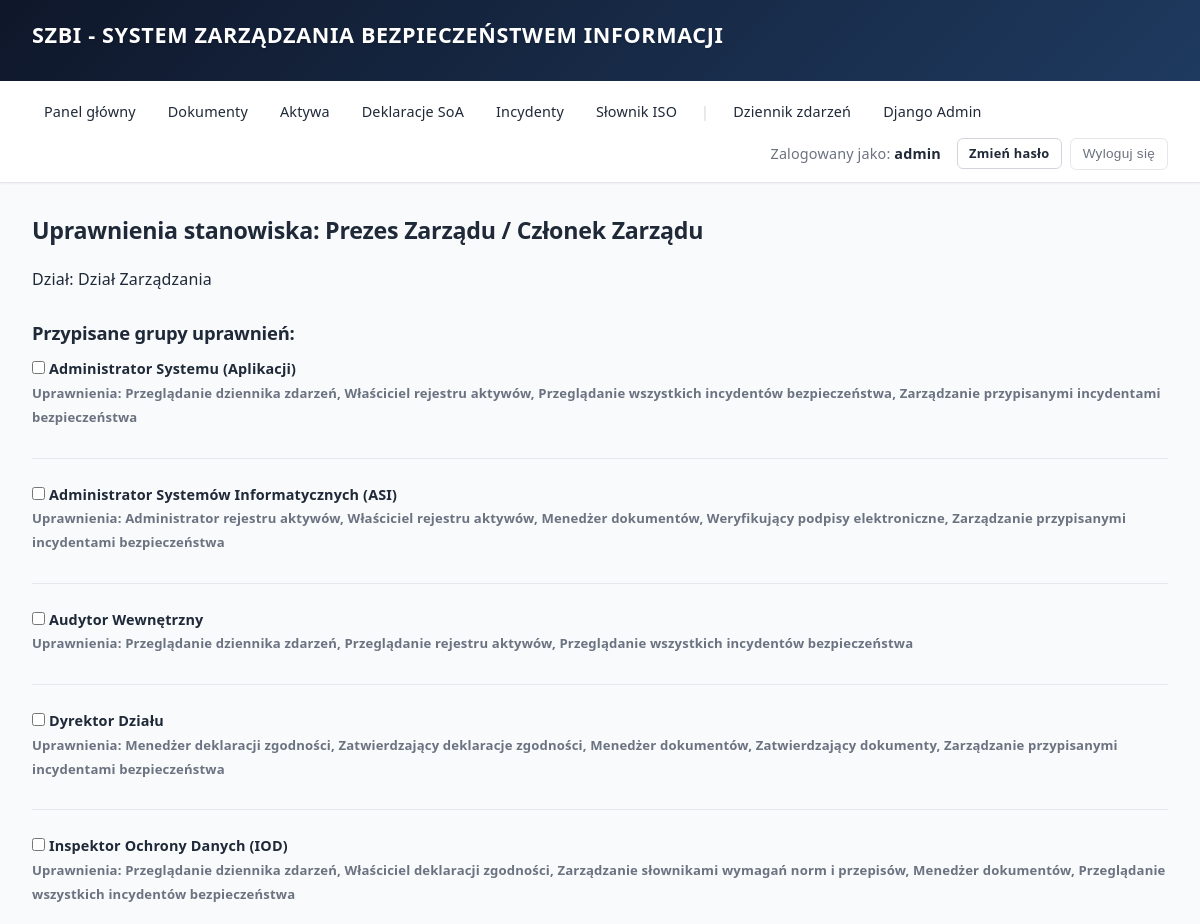
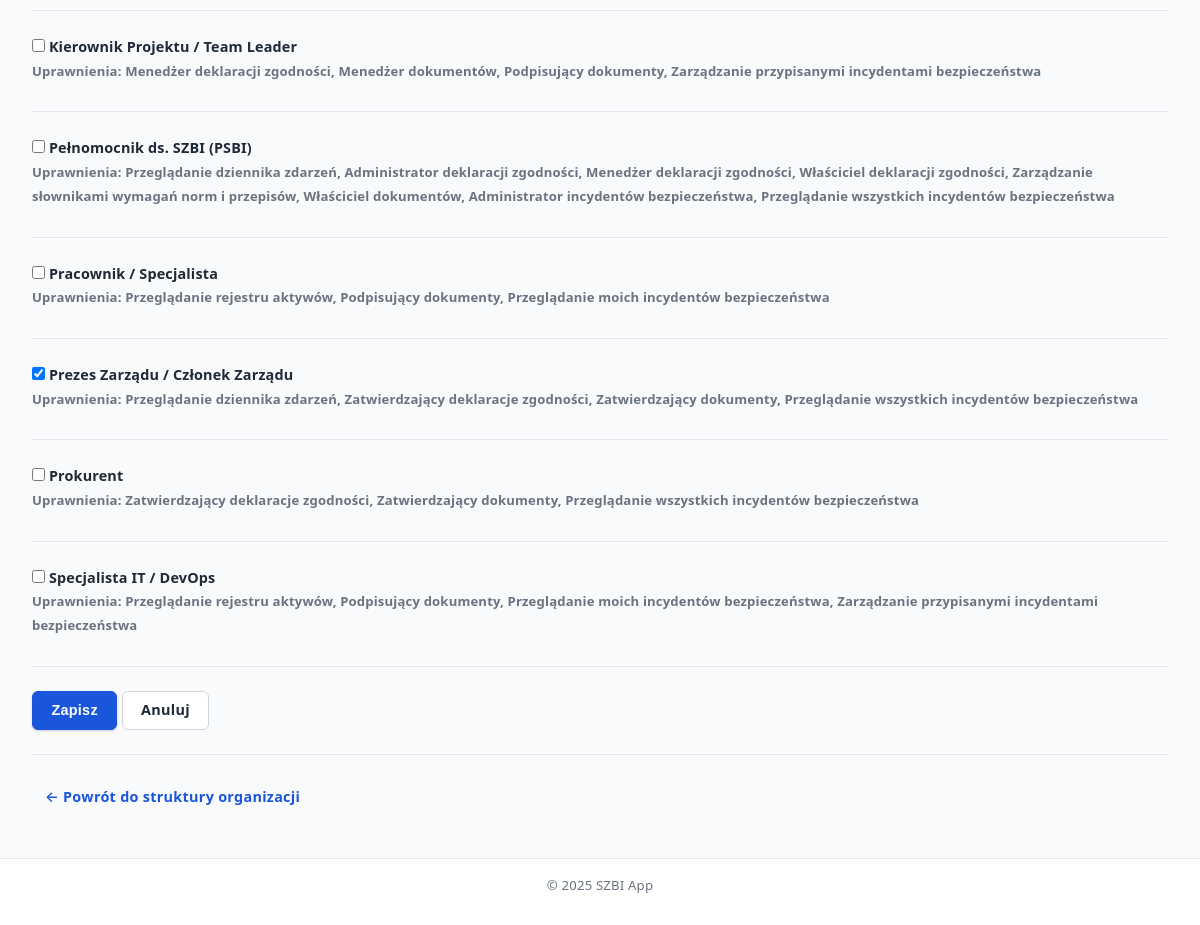
The app's page /stanowisko/5/uprawnienia/ (signed in) with its own data (2 pictures, top to bottom).
### core/models.py (models this page shows, shortened)
class Position(models.Model):
    organization = models.ForeignKey(
        Organization,
        on_delete=models.CASCADE,
        related_name='positions',
        verbose_name="Organizacja"
    )
    name = models.CharField(max_length=255, verbose_name="Nazwa stanowiska")
    description = models.TextField(verbose_name="Opis", blank=True)
    department = models.ForeignKey(
        Department,
        on_delete=models.SET_NULL,
        null=True,
        blank=True,
        related_name='positions',
        verbose_name="Dział"
    )
    created_at = models.DateTimeField(auto_now_add=True, verbose_name="Data utworzenia")
    updated_at = models.DateTimeField(auto_now=True, verbose_name="Data modyfikacji")
    class Meta:
        verbose_name = "Stanowisko"
        verbose_name_plural = "Stanowiska"
        ordering = ['organization', 'name']

class Department(models.Model):
    organization = models.ForeignKey(
        Organization,
        on_delete=models.CASCADE,
        related_name='departments',
        verbose_name="Organizacja"
    )
    name = models.CharField(max_length=255, verbose_name="Nazwa działu")
    description = models.TextField(verbose_name="Opis", blank=True)
    parent = models.ForeignKey(
        'self',
        on_delete=models.CASCADE,
        null=True,
        blank=True,
        related_name='subdepartments',
        verbose_name="Dział nadrzędny"
    )
    created_at = models.DateTimeField(auto_now_add=True, verbose_name="Data utworzenia")
    updated_at = models.DateTimeField(auto_now=True, verbose_name="Data modyfikacji")
    class Meta:
        verbose_name = "Dział"
        verbose_name_plural = "Działy"
        ordering = ['organization', 'name']

class PermissionGroup(models.Model):
    name = models.CharField(max_length=255, verbose_name="Nazwa grupy")
    description = models.TextField(verbose_name="Opis", blank=True)
    permissions = models.ManyToManyField(
        Permission,
        blank=True,
        related_name='groups',
        verbose_name="Uprawnienia"
    )
    created_at = models.DateTimeField(auto_now_add=True, verbose_name="Data utworzenia")
    updated_at = models.DateTimeField(auto_now=True, verbose_name="Data modyfikacji")
    class Meta:
        verbose_name = "Grupa uprawnień"
        verbose_name_plural = "Grupy uprawnień"
        ordering = ['name']

class Permission(models.Model):
    CATEGORY_CHOICES = [
        ('audits', 'Audyty'),
        ('compliance', 'Deklaracje zgodności'),
        ('documents', 'Dokumenty'),
        ('activity_log', 'Dziennik zdarzeń'),
        ('incidents', 'Incydenty bezpieczeństwa'),
        ('configuration', 'Konfiguracja'),
        ('assets', 'Rejestr aktywów'),
        ('dictionary', 'Wymagania standardów i przepisów'),
        ('logs', 'Logi'),
        ('organization', 'Podmioty / Organizacja'),
        ('users', 'Użytkownicy'),
        ('permissions', 'Uprawnienia'),
    ]
    name = models.CharField(max_length=255, verbose_name="Nazwa uprawnienia", unique=True)
    description = models.TextField(verbose_name="Opis", blank=True)
    category = models.CharField(
        max_length=50,
        choices=CATEGORY_CHOICES,
        default='configuration',
        verbose_name="Kategoria"
    )
    is_system = models.BooleanField(
        default=True,
        verbose_name="Uprawnienie systemowe",
        help_text="Uprawnienia systemowe są predefiniowane i nie można ich usunąć"
    )
    class Meta:
        verbose_name = "Uprawnienie"
        verbose_name_plural = "Uprawnienia"
        ordering = ['category', 'name']

### core/views.py (the view, shortened to what this page needs)
# urls.py: path('stanowisko/<int:pk>/uprawnienia/', views.position_permissions, name='position_permissions'),
@login_required
@user_passes_test(is_admin)
def position_permissions(request, pk):
    position = get_object_or_404(Position, pk=pk)
    all_groups = PermissionGroup.objects.all()
    assigned_groups = position.permission_assignments.all()
    assigned_group_ids = [pa.permission_group_id for pa in assigned_groups]
    return render(request, 'core/position_permissions.html', {
        'position': position,
        'all_groups': all_groups,
        'assigned_group_ids': assigned_group_ids,
    })

### core/views.py (called while the page is built)
def is_admin(user):
    return user.is_staff or user.is_superuser

### templates/core/position_permissions.html (shortened to what this page needs)
{% extends "base.html" %}
{% block content %}
<h2>Uprawnienia stanowiska: {{ position.name }}</h2>
<p>Dział: {{ position.department.name|default:"brak" }}</p>
<form method="post">
    <h3>Przypisane grupy uprawnień:</h3>
    {% if all_groups %}
    <div>
        {% for group in all_groups %}
        <div>
            <label>
                <input type="checkbox" name="permission_groups" value="{{ group.pk }}"
                    {% if group.pk in assigned_group_ids %}checked{% endif %}>
                <strong>{{ group.name }}</strong>
                <br>
                <small>Uprawnienia:
                    {% for perm in group.permissions.all %}
                        {{ perm.name }}{% if not forloop.last %}, {% endif %}
                    {% empty %}
                        brak
                    {% endfor %}
                </small>
            </label>
        </div>
        <hr>
        {% endfor %}
    </div>
    {% else %}
    <p>Brak grup uprawnień w systemie. <a href="{% url 'core:permission_group_create' %}" class="btn">Dodaj grupę uprawnień</a> najpierw.</p>
    {% endif %}
    <p>
        <button type="submit">Zapisz</button>
        <a href="{% url 'core:organization_structure' %}" class="btn btn-outline">Anuluj</a>
    </p>
</form>
<hr>
<p><a href="{% url 'core:organization_structure' %}" class="btn btn-ghost">← Powrót do struktury organizacji</a></p>
{% endblock %}

### templates/base.html (shortened to what this page needs)
{% load static %}
<!DOCTYPE html>
<html lang="pl">
<head>
    <link rel="stylesheet" href="{% static 'css/style.css' %}">
</head>
<body>
    <header>
        <h1>SZBI - System Zarządzania Bezpieczeństwem Informacji</h1>
    </header>
    <nav>
        {% if user.is_authenticated %}
            <a href="{% url 'core:dashboard' %}">Panel główny</a>
            <a href="/documents/">Dokumenty</a>
            <a href="/aktywa/">Aktywa</a>
            <a href="/deklaracje/">Deklaracje SoA</a>
            <a href="/incydenty/">Incydenty</a>
            <a href="/slownik/">Słownik ISO</a>
            {% if user.is_staff %}
                <span class="nav-separator">|</span>
                <a href="{% url 'core:activity_log_list' %}">Dziennik zdarzeń</a>
                <a href="/admin/">Django Admin</a>
            {% endif %}
            <span>Zalogowany jako: <strong>{{ user.username }}</strong></span>
            <a href="{% url 'core:password_change' %}" class="btn btn-sm btn-outline" style="margin-left: 0.5rem;">Zmień hasło</a>
            <form method="post" action="{% url 'logout' %}">
                <button type="submit">Wyloguj się</button>
            </form>
        {% else %}
            <a href="{% url 'login' %}">Zaloguj się</a>
        {% endif %}
    </nav>
    <main>
        {% block content %}
        {% endblock %}
    </main>
    <footer>
        <p>&copy; 2025 SZBI App</p>
    </footer>
</body>
</html>

### static/css/style.css (style rules this page uses)
*, *::before, *::after { box-sizing: border-box; margin: 0; padding: 0; }
:root { --color-primary: #1a56db; --color-primary-dark: #1e40af; --color-primary-light: #dbeafe; --color-danger: #dc2626; --color-danger-bg: #fef2f2; --color-danger-border: #fecaca; --color-warning: #d97706; --color-warning-bg: #fffbeb; --color-warning-border: #fde68a; --color-success: #16a34a; --color-success-bg: #f0fdf4; --color-success-border: #bbf7d0; --color-info: #0891b2; --color-info-bg: #ecfeff; --color-info-border: #a5f3fc; --color-muted: #6b7280; --color-text: #1f2937; --color-text-light: #6b7280; --color-bg: #f8fafc; --color-white: #ffffff; --color-border: #e5e7eb; --color-border-dark: #d1d5db; --shadow-sm: 0 1px 2px rgba(0,0,0,0.05); --shadow-md: 0 4px 6px -1px rgba(0,0,0,0.1), 0 2px 4px -2px rgba(0,0,0,0.1); --shadow-btn: 0 1px 3px rgba(0,0,0,0.12), 0 1px 2px rgba(0,0,0,0.06); --shadow-btn-hover: 0 4px 8px rgba(0,0,0,0.12), 0 2px 4px rgba(0,0,0,0.08); --radius-sm: 6px; --radius-md: 8px; --radius-lg: 12px; }
html { font-size: 16px; -webkit-font-smoothing: antialiased; -moz-osx-font-smoothing: grayscale; }
body { font-family: 'Segoe UI', -apple-system, BlinkMacSystemFont, Roboto, 'Helvetica Neue', Arial, sans-serif; color: var(--color-text); background: var(--color-bg); line-height: 1.65; min-height: 100vh; display: flex; flex-direction: column; letter-spacing: 0.01em; }
a { color: var(--color-primary); text-decoration: none; }
p { margin-bottom: 0.75rem; line-height: 1.65; }
strong { font-weight: 600; color: var(--color-text); }
header { background: linear-gradient(135deg, #0f172a 0%, #1e3a5f 100%); color: var(--color-white); padding: 1.25rem 2rem; box-shadow: var(--shadow-md); }
header h1 { font-size: 1.35rem; font-weight: 700; letter-spacing: 0.03em; color: #ffffff; text-transform: uppercase; text-shadow: 0 1px 2px rgba(0,0,0,0.2); }
nav { background: var(--color-white); border-bottom: 1px solid var(--color-border); padding: 0.75rem 2rem; display: flex; align-items: center; gap: 0.5rem; flex-wrap: wrap; box-shadow: var(--shadow-sm); }
nav a { color: var(--color-text); padding: 0.4rem 0.75rem; border-radius: var(--radius-sm); font-size: 0.9rem; font-weight: 500; }
nav span { font-size: 0.9rem; color: var(--color-text-light); margin-left: auto; }
nav form { display: inline; }
nav .nav-separator { color: var(--color-border-dark); margin: 0 0.25rem; }
nav button { background: none; border: 1px solid var(--color-border); padding: 0.35rem 0.75rem; border-radius: var(--radius-sm); cursor: pointer; font-size: 0.85rem; color: var(--color-text-light); box-shadow: none; font-weight: 500; }
main { max-width: 1280px; width: 100%; margin: 0 auto; padding: 2rem; flex: 1; }
h1, h2, h3, h4, h5, h6 { color: var(--color-text); font-weight: 600; line-height: 1.35; margin-bottom: 0.75rem; letter-spacing: -0.01em; }
h1 { font-size: 1.75rem; }
h2 { font-size: 1.45rem; margin-bottom: 1.25rem; }
h3 { font-size: 1.15rem; margin-top: 1.75rem; margin-bottom: 0.75rem; color: #1f2937; }
button, .btn { display: inline-flex; align-items: center; justify-content: center; gap: 0.4rem; padding: 0.55rem 1.15rem; font-size: 0.9rem; font-weight: 600; border-radius: var(--radius-sm); border: 1px solid var(--color-primary); background: var(--color-primary); color: var(--color-white); cursor: pointer; line-height: 1.4; letter-spacing: 0.02em; box-shadow: var(--shadow-btn); white-space: nowrap; }
.btn-outline { background: var(--color-white); color: var(--color-text); border-color: var(--color-border-dark); box-shadow: none; }
.btn-ghost { background: transparent; color: var(--color-primary); border-color: transparent; box-shadow: none; padding: 0.4rem 0.75rem; }
.btn-sm { padding: 0.35rem 0.7rem; font-size: 0.8rem; }
label { font-weight: 600; font-size: 0.9rem; display: inline-block; margin-bottom: 0.3rem; color: #374151; }
small { color: var(--color-text-light); font-size: 0.82rem; line-height: 1.5; }
a.btn { text-decoration: none; }
footer { background: var(--color-white); border-top: 1px solid var(--color-border); padding: 1rem 2rem; text-align: center; color: var(--color-text-light); font-size: 0.825rem; margin-top: auto; }
hr { border: none; border-top: 1px solid var(--color-border); margin: 1.5rem 0; }

### records on screen
Position: name "Prezes Zarządu / Członek Zarządu", department.name "Dział Zarządzania"
PermissionGroup: name "Administrator Systemu (Aplikacji)"
Permission: name "Przeglądanie dziennika zdarzeń"
Permission: name "Właściciel rejestru aktywów"
Permission: name "Przeglądanie wszystkich incydentów bezpieczeństwa"
Permission: name "Zarządzanie przypisanymi incydentami bezpieczeństwa"
PermissionGroup: name "Administrator Systemów Informatycznych (ASI)"
Permission: name "Administrator rejestru aktywów"
Permission: name "Menedżer dokumentów"
Permission: name "Weryfikujący podpisy elektroniczne"
PermissionGroup: name "Audytor Wewnętrzny"
Permission: name "Przeglądanie rejestru aktywów"
PermissionGroup: name "Dyrektor Działu"
Permission: name "Menedżer deklaracji zgodności"
Permission: name "Zatwierdzający deklaracje zgodności"
Permission: name "Zatwierdzający dokumenty"
PermissionGroup: name "Inspektor Ochrony Danych (IOD)"
Permission: name "Właściciel deklaracji zgodności"
Permission: name "Zarządzanie słownikami wymagań norm i przepisów"
PermissionGroup: name "Kierownik Projektu / Team Leader"
Permission: name "Podpisujący dokumenty"
PermissionGroup: name "Pełnomocnik ds. SZBI (PSBI)"
Permission: name "Administrator deklaracji zgodności"
Permission: name "Właściciel dokumentów"
Permission: name "Administrator incydentów bezpieczeństwa"
PermissionGroup: name "Pracownik / Specjalista"
Permission: name "Przeglądanie moich incydentów bezpieczeństwa"
PermissionGroup: permission_groups "☑", name "Prezes Zarządu / Członek Zarządu"
PermissionGroup: name "Prokurent"
PermissionGroup: name "Specjalista IT / DevOps"

### other values on screen
{{ user.username }} "admin"
